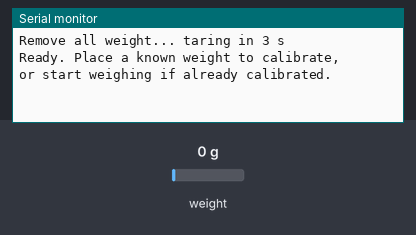
Bench run of a sketch on a simulated ESP32. Shown: the last lines printed to the serial monitor. The test bench sets the inputs (shaded band); at power-on: weight on the scale 0 g.

Above: at 5.2 s.
5.3 s: weight on the scale set to 100 g
At 7.1 s:
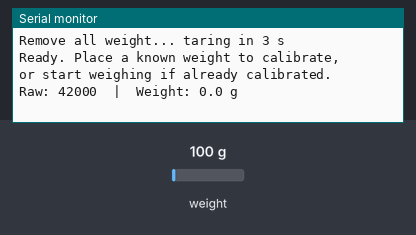
9.7 s: weight on the scale set to 1250 g
At 12.2 s:
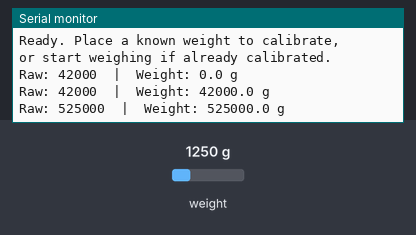
Timing chart, 0 to 13.7 s (numbered marks = the images above; inputs shaded):
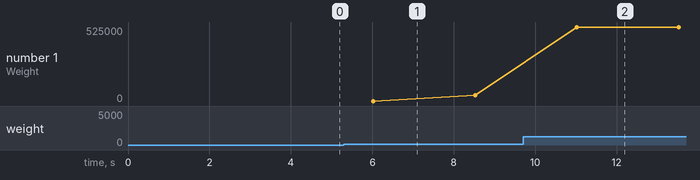

The sketch:

example.ino
```cpp
// Arduino example using the HX711 Arduino library to tare the scale, set a calibration factor, and print raw ADC counts and averaged weight in grams over serial.
//
// Buy this module: https://shillehtek.com/products/load-cell-5kg-hx711-arduino-esp32-kit
// Full manual: https://shillehtek.com/blogs/shillehtek-product-manuals/load-cell-5kg-hx711-arduino-esp32-kit-manual
// More examples: https://github.com/shillehbean/shillehtek-examples
//

// 5kg Load Cell + HX711 - Arduino Example
// DT -> D3, SCK -> D2, VCC -> 5V, GND -> GND
// Library: "HX711" by Bogdan Necula (bogde)

#include "HX711.h"

const int DT_PIN = 3;
const int SCK_PIN = 2;

// Start with 1.0, then calibrate:
// factor = (raw with weight - raw empty) / weight in grams
float CALIBRATION_FACTOR = 1.0;

HX711 scale;

void setup() {
  Serial.begin(9600);
  scale.begin(DT_PIN, SCK_PIN);

  Serial.println("Remove all weight... taring in 3 s");
  delay(3000);
  scale.tare();                       // zero the empty platform
  scale.set_scale(CALIBRATION_FACTOR);
  Serial.println("Ready. Place a known weight to calibrate,");
  Serial.println("or start weighing if already calibrated.");
}

void loop() {
  if (scale.is_ready()) {
    // Average 10 readings for a steady value
    float grams = scale.get_units(10);
    long raw = scale.get_value(10);   // tared raw counts (for calibration)

    Serial.print("Raw: ");
    Serial.print(raw);
    Serial.print("  |  Weight: ");
    Serial.print(grams, 1);
    Serial.println(" g");
  } else {
    Serial.println("HX711 not responding - check wiring");
  }
  delay(500);
}
```

Measured:
- after the input at 5.3 s, the serial monitor: prints a new line after 0.72 s (image 1)
- after the input at 9.7 s, the serial monitor: prints a new line after 1.3 s (image 2)
- plotted number 1: 42000 → 525000 after the input at 9.7 s
